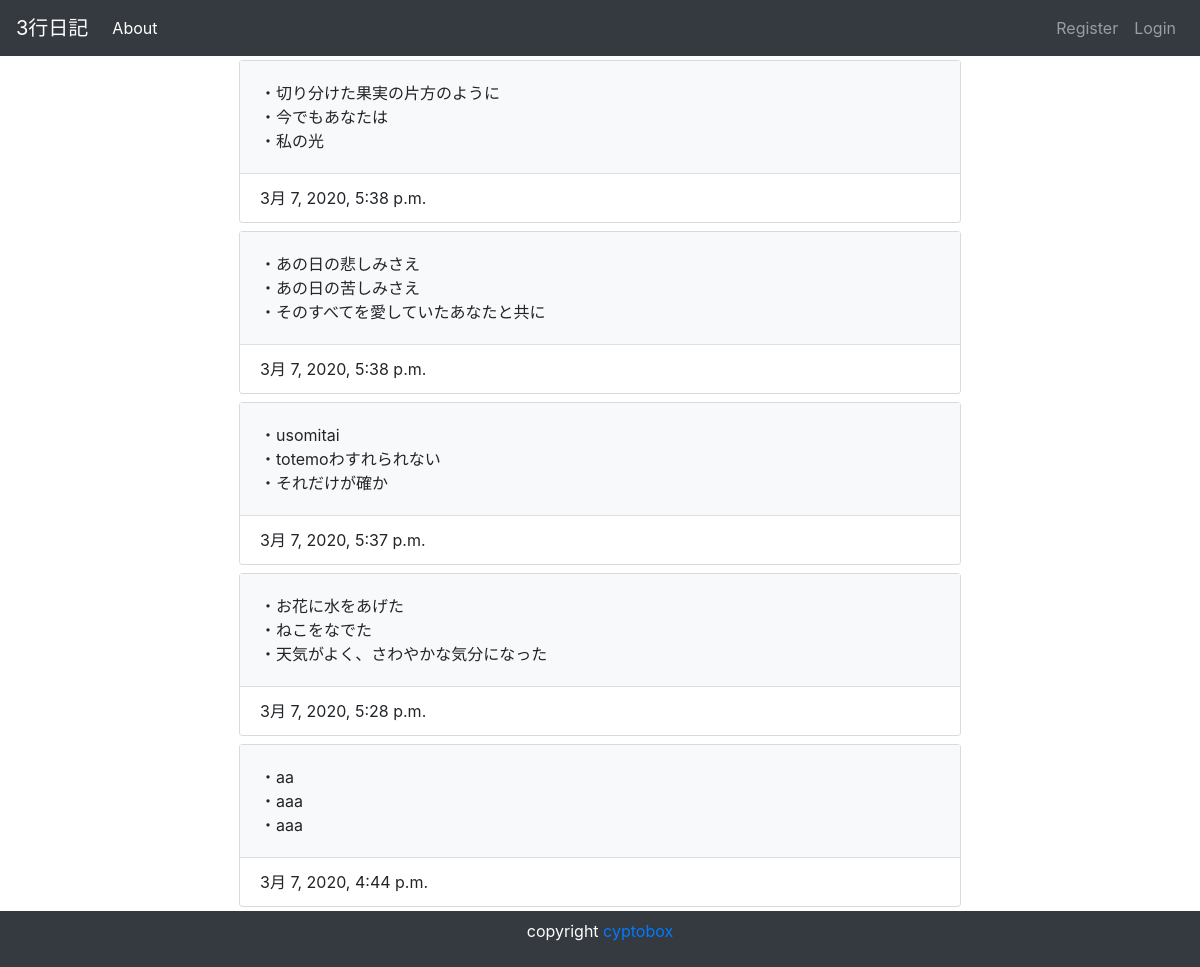
Page /home on the earlier database version.
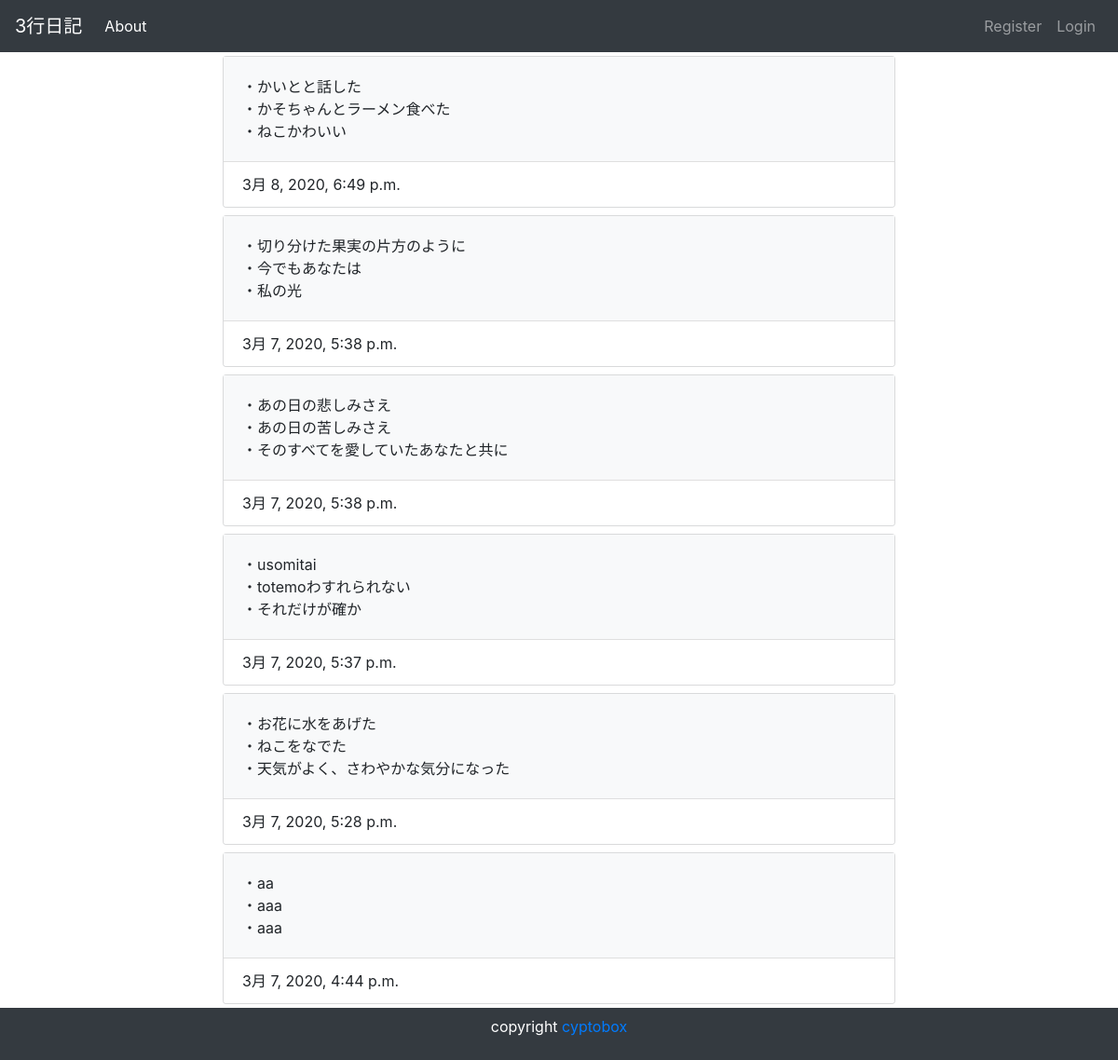
Same page on the later database version.
### ThreeLineDiary/models.py (models this page shows, shortened)
class Post(models.Model):
    release = ((True, '公開'), (False, '非公開'))
    line_one = models.CharField('1つ目', max_length=100)
    line_two = models.CharField('2つ目', max_length=100)
    line_three = models.CharField('3つ目', max_length=100)
    created_at = models.DateTimeField('作成日', default=timezone.now)
    active = models.BooleanField('日記の公開', default=False, choices=release)
    user = models.ForeignKey(
        User, verbose_name='ユーザー', on_delete=models.PROTECT,
    )

### ThreeLineDiary/views.py (the view)
# urls.py: path('home', views.IndexView.as_view(), name='home'),
class IndexView(generic.ListView):
    model = Post
    def get_queryset(self):
        queryset = Post.objects.order_by('-created_at') # 昇順の場合-を付けない
        keyword = self.request.GET.get('keyword')
        if keyword:
            queryset = queryset.filter(
                Q(title__icontains=keyword) | Q(text__icontains=keyword)
            )
        return queryset

### ThreeLineDiary/templates/ThreeLineDiary/post_list.html
{% extends 'ThreeLineDiary/base.html' %}
{% block content %}
<div class="container">
 <div class="row">
 {% for post in post_list %}
     {% if post.active %}
     <div class="col-sm-2"></div>
     <div class="col-sm-8">
         <div class="card bg-light m-sm-1" style="max-width: 50rem;">
                 <div class="card-body bg-light">
                 <p class="card-text">・{{ post.line_one }}<br>・{{ post.line_two }}<br>・{{ post.line_three }}</p>
                 </div>
             <div class="card-footer bg-white">{{ post.created_at }}</div>
         </div>
     </div>
     <div class="col-sm-2"></div>
     {% endif %}
 {% endfor %}
 </div>
</div>
{% endblock %}

Differences in the rows shown:
added Post: line_one "かいとと話した", line_two "かそちゃんとラーメン食べた", line_three "ねこかわいい", created_at "3月 8, 2020, 6:49 p.m."
